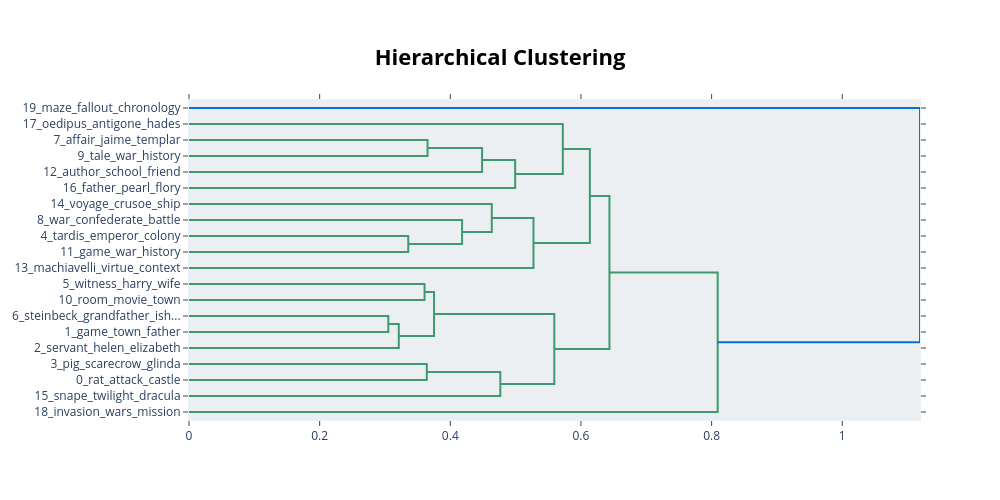

The cell this chart's notebook holds for it:
### Markdown cell above
**Hierarchical clustering of topics**

Shows how topics can be grouped into larger clusters.

### Code cell
if 'topic_model' in locals():
    display(topic_model.visualize_hierarchy())
else:
    print("No df_topic")

### Figure 1 — Plotly figure (JSON) as saved in the notebook; plotly's stock layout.template omitted (floating-point values rounded to 4 significant figures)
{"data": [{"hoverinfo": "text", "marker": {"color": "rgb(61,153,112)"}, "mode": "lines", "x": [0.0, 0.3651, 0.3651, 0.0], "xaxis": "x", "y": [-25.0, -25.0, -35.0, -35.0], "yaxis": "y", "type": "scatter"}, {"hoverinfo": "text", "marker": {"color": "rgb(61,153,112)"}, "mode": "lines", "x": [0.3651, 0.4486, 0.4486, 0.0], "xaxis": "x", "y": [-30.0, -30.0, -45.0, -45.0], "yaxis": "y", "type": "scatter"}, {"hoverinfo": "text", "marker": {"color": "rgb(61,153,112)"}, "mode": "lines", "x": [0.4486, 0.4993, 0.4993, 0.0], "xaxis": "x", "y": [-37.5, -37.5, -55.0, -55.0], "yaxis": "y", "type": "scatter"}, {"hoverinfo": "text", "marker": {"color": "rgb(61,153,112)"}, "mode": "lines", "x": [0.0, 0.5722, 0.5722, 0.4993], "xaxis": "x", "y": [-15.0, -15.0, -46.25, -46.25], "yaxis": "y", "type": "scatter"}, {"hoverinfo": "text", "marker": {"color": "rgb(61,153,112)"}, "mode": "lines", "x": [0.0, 0.3357, 0.3357, 0.0], "xaxis": "x", "y": [-85.0, -85.0, -95.0, -95.0], "yaxis": "y", "type": "scatter"}, {"hoverinfo": "text", "marker": {"color": "rgb(61,153,112)"}, "mode": "lines", "x": [0.0, 0.418, 0.418, 0.3357], "xaxis": "x", "y": [-75.0, -75.0, -90.0, -90.0], "yaxis": "y", "type": "scatter"}, {"hoverinfo": "text", "marker": {"color": "rgb(61,153,112)"}, "mode": "lines", "x": [0.0, 0.4635, 0.4635, 0.418], "xaxis": "x", "y": [-65.0, -65.0, -82.5, -82.5], "yaxis": "y", "type": "scatter"}, {"hoverinfo": "text", "marker": {"color": "rgb(61,153,112)"}, "mode": "lines", "x": [0.4635, 0.5273, 0.5273, 0.0], "xaxis": "x", "y": [-73.75, -73.75, -105.0, -105.0], "yaxis": "y", "type": "scatter"}, {"hoverinfo": "text", "marker": {"color": "rgb(61,153,112)"}, "mode": "lines", "x": [0.5722, 0.6136, 0.6136, 0.5273], "xaxis": "x", "y": [-30.62, -30.62, -89.38, -89.38], "yaxis": "y", "type": "scatter"}, {"hoverinfo": "text", "marker": {"color": "rgb(61,153,112)"}, "mode": "lines", "x": [0.0, 0.3606, 0.3606, 0.0], "xaxis": "x", "y": [-115.0, -115.0, -125.0, -125.0], "yaxis": "y", "type": "scatter"}, {"hoverinfo": "text", "marker": {"color": "rgb(61,153,112)"}, "mode": "lines", "x": [0.0, 0.3051, 0.3051, 0.0], "xaxis": "x", "y": [-135.0, -135.0, -145.0, -145.0], "yaxis": "y", "type": "scatter"}, {"hoverinfo": "text", "marker": {"color": "rgb(61,153,112)"}, "mode": "lines", "x": [0.3051, 0.3211, 0.3211, 0.0], "xaxis": "x", "y": [-140.0, -140.0, -155.0, -155.0], "yaxis": "y", "type": "scatter"}, {"hoverinfo": "text", "marker": {"color": "rgb(61,153,112)"}, "mode": "lines", "x": [0.3606, 0.3751, 0.3751, 0.3211], "xaxis": "x", "y": [-120.0, -120.0, -147.5, -147.5], "yaxis": "y", "type": "scatter"}, {"hoverinfo": "text", "marker": {"color": "rgb(61,153,112)"}, "mode": "lines", "x": [0.0, 0.364, 0.364, 0.0], "xaxis": "x", "y": [-165.0, -165.0, -175.0, -175.0], "yaxis": "y", "type": "scatter"}, {"hoverinfo": "text", "marker": {"color": "rgb(61,153,112)"}, "mode": "lines", "x": [0.364, 0.4766, 0.4766, 0.0], "xaxis": "x", "y": [-170.0, -170.0, -185.0, -185.0], "yaxis": "y", "type": "scatter"}, {"hoverinfo": "text", "marker": {"color": "rgb(61,153,112)"}, "mode": "lines", "x": [0.3751, 0.5592, 0.5592, 0.4766], "xaxis": "x", "y": [-133.8, -133.8, -177.5, -177.5], "yaxis": "y", "type": "scatter"}, {"hoverinfo": "text", "marker": {"color": "rgb(61,153,112)"}, "mode": "lines", "x": [0.6136, 0.6436, 0.6436, 0.5592], "xaxis": "x", "y": [-60.0, -60.0, -155.6, -155.6], "yaxis": "y", "type": "scatter"}, {"hoverinfo": "text", "marker": {"color": "rgb(61,153,112)"}, "mode": "lines", "x": [0.6436, 0.8093, 0.8093, 0.0], "xaxis": "x", "y": [-107.8, -107.8, -195.0, -195.0], "yaxis": "y", "type": "scatter"}, {"hoverinfo": "text", "marker": {"color": "rgb(0,116,217)"}, "mode": "lines", "x": [0.0, 1.119, 1.119, 0.8093], "xaxis": "x", "y": [-5.0, -5.0, -151.4, -151.4], "yaxis": "y", "type": "scatter"}], "layout": {"autosize": false, "height": 500, "hovermode": "closest", "showlegend": false, "width": 1000, "xaxis": {"mirror": "allticks", "rangemode": "tozero", "showgrid": false, "showline": true, "showticklabels": true, "ticks": "outside", "type": "linear", "zeroline": false}, "yaxis": {"mirror": "allticks", "rangemode": "tozero", "showgrid": false, "showline": true, "showticklabels": true, "tickmode": "array", "ticks": "outside", "ticktext": ["19_maze_fallout_chronology", "17_oedipus_antigone_hades", "7_affair_jaime_templar", "9_tale_war_history", "12_author_school_friend", "16_father_pearl_flory", "14_voyage_crusoe_ship", "8_war_confederate_battle", "4_tardis_emperor_colony", "11_game_war_history", "13_machiavelli_virtue_context", "5_witness_harry_wife", "10_room_movie_town", "6_steinbeck_grandfather_ish...", "1_game_town_father", "2_servant_helen_elizabeth", "3_pig_scarecrow_glinda", "0_rat_attack_castle", "15_snape_twilight_dracula", "18_invasion_wars_mission"], "tickvals": [-5.0, -15.0, -25.0, -35.0, -45.0, -55.0, -65.0, -75.0, -85.0, -95.0, -105.0, -115.0, -125.0, -135.0, -145.0, -155.0, -165.0, -175.0, -185.0, -195.0], "type": "linear", "zeroline": false, "range": [-200.0, 0.0]}, "title": {"font": {"size": 22, "color": "Black"}, "text": "<b>Hierarchical Clustering</b>", "x": 0.5, "xanchor": "center", "yanchor": "top"}, "hoverlabel": {"font": {"size": 16, "family": "Rockwell"}, "bgcolor": "white"}, "plot_bgcolor": "#ECEFF1"}}
